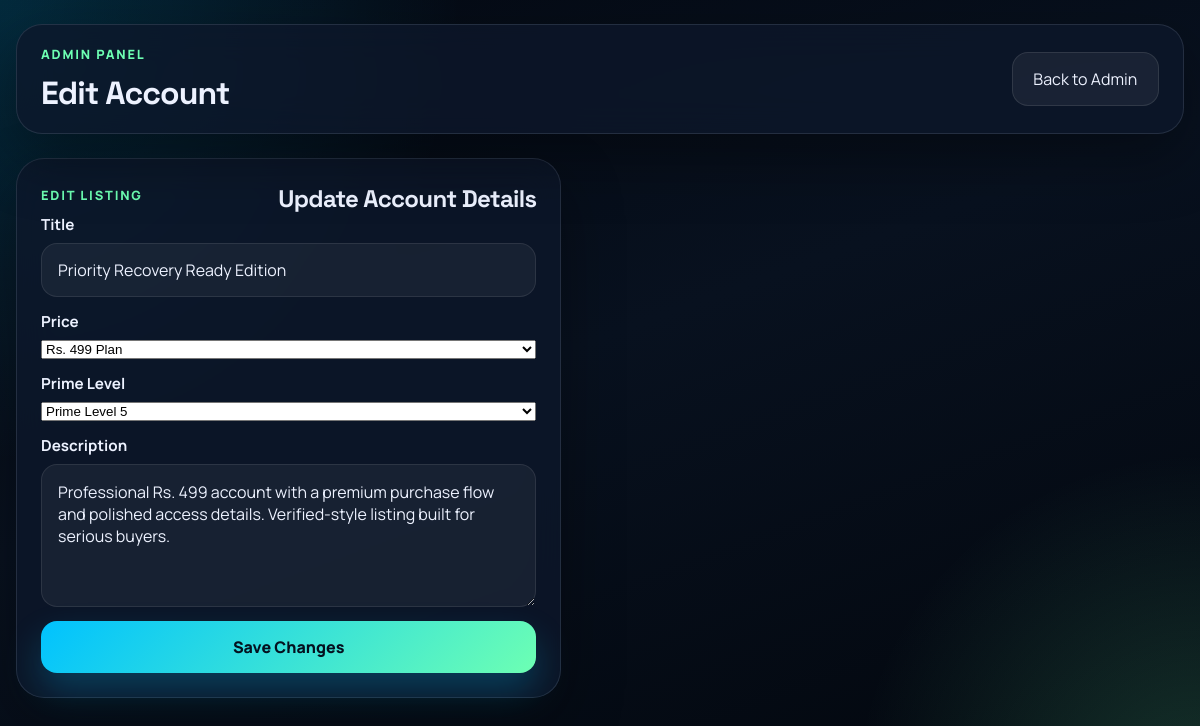
The page /edit_account/151 (signed in) on the database its author committed.
### tables this page shows
CREATE TABLE accounts (
            id INTEGER PRIMARY KEY AUTOINCREMENT,
            title TEXT,
            price TEXT,
            level TEXT,
            image TEXT,
            description TEXT
        , images TEXT, level1_price TEXT, level2_price TEXT, level3_price TEXT, features TEXT DEFAULT '', created_at TIMESTAMP, original_price REAL NOT NULL DEFAULT 0, recovery_email TEXT NOT NULL DEFAULT '', prime_level INTEGER NOT NULL DEFAULT 5);

### app.py (the view, shortened to what this page needs)
@app.route("/edit_account/<int:account_id>", methods=["GET", "POST"])
@admin_required
def edit_account(account_id):
    conn = get_db()
    cursor = conn.cursor()
    cursor.execute("SELECT * FROM accounts WHERE id = ?", (account_id,))
    account = cursor.fetchone()
    if not account:
        conn.close()
        return redirect(url_for("admin"))
    conn.close()
    return render_template("edit_account.html", account=account)

### app.py (called while the page is built)
def get_db():
    conn = sqlite3.connect(DATABASE, timeout=30)
    conn.row_factory = sqlite3.Row
    conn.execute("PRAGMA foreign_keys = ON")
    conn.execute("PRAGMA journal_mode = WAL")
    return conn

def admin_required(view):
    @wraps(view)
    def wrapped_view(*args, **kwargs):
        if not session.get("admin"):
            return redirect(url_for("admin_login"))
        return view(*args, **kwargs)
    return wrapped_view

def build_payment_upi_link(amount):
    payment_upi_id = app.config["PAYMENT_UPI_ID"]
    payment_upi_name = app.config["PAYMENT_UPI_NAME"]
    return f"upi://pay?pa={payment_upi_id}&pn={quote(payment_upi_name)}&am={int(amount)}&cu=INR"

def build_payment_qr_url(amount):
    return f"https://api.qrserver.com/v1/create-qr-code/?size=320x320&data={quote(build_payment_upi_link(amount), safe='')}"

def current_user():
    if not session.get("user_id"):
        return None
    conn = get_db()
    cursor = conn.cursor()
    cursor.execute(
        "SELECT id, name, email, is_admin FROM users WHERE id = ?",
        (session["user_id"],),
    )
    user = cursor.fetchone()
    conn.close()
    return user

@app.context_processor
def inject_globals():
    payment_upi_id = app.config["PAYMENT_UPI_ID"]
    payment_upi_name = app.config["PAYMENT_UPI_NAME"]
    payment_upi_link = build_payment_upi_link(399)
    payment_qr_url = build_payment_qr_url(399)
    asset_version = int(Path(__file__).stat().st_mtime)
    return {
        "current_user": current_user(),
        "payment_upi_id": payment_upi_id,
        "payment_upi_name": payment_upi_name,
        "payment_upi_link": payment_upi_link,
        "payment_qr_url": payment_qr_url,
        "asset_version": asset_version,
    }

### templates/edit_account.html (shortened to what this page needs)
{% extends "base.html" %}
{% block body_class %}admin-page{% endblock %}
{% block content %}
<div class="page-shell admin-shell">
    <header class="topbar glass-panel">
        <div>
            <p class="eyebrow">Admin Panel</p>
            <h1>Edit Account</h1>
        </div>
        <div class="topbar-actions">
            <a class="ghost-btn" href="{{ url_for('admin') }}">Back to Admin</a>
        </div>
    </header>
    <section class="admin-grid">
        <section class="admin-form-card glass-panel">
            <div class="section-heading">
                <p class="eyebrow">Edit Listing</p>
                <h2>Update Account Details</h2>
            </div>
            <form class="admin-form" action="{{ url_for('edit_account', account_id=account['id']) }}" method="post">
                <label>
                    <span>Title</span>
                    <input type="text" name="title" value="{{ account['title'] }}" required>
                </label>
                <label>
                    <span>Price</span>
                    <select name="price" required>
                        <option value="499" {% if account["price"]|int == 499 %}selected{% endif %}>Rs. 499 Plan</option>
                    </select>
                </label>
                <label>
                    <span>Prime Level</span>
                    <select name="prime_level" required>
                        <option value="5" {% if (account["prime_level"] or 5)|int == 5 %}selected{% endif %}>Prime Level 5</option>
                    </select>
                </label>
                <label>
                    <span>Description</span>
                    <textarea name="description" rows="5" placeholder="Describe the account inventory, level, and highlights.">{{ account["description"] }}</textarea>
                </label>
                <button type="submit" class="primary-btn">Save Changes</button>
            </form>
        </section>
    </section>
</div>
{% endblock %}

### static/app.css (style rules this page uses)
:root { --bg: #07111f; --bg-soft: #0f1c31; --panel: rgba(14, 24, 43, 0.78); --panel-strong: rgba(12, 19, 33, 0.92); --line: rgba(148, 163, 184, 0.18); --text: #edf2ff; --muted: #9cadc9; --accent: #00c2ff; --accent-2: #6dffb3; --danger: #ff5d7a; --shadow: 0 24px 60px rgba(0, 0, 0, 0.35); --radius: 24px; }
* { box-sizing: border-box; }
html { scroll-behavior: smooth; }
body { margin: 0; min-height: 100vh; background: radial-gradient(circle at top left, rgba(0, 194, 255, 0.18), transparent 32%), radial-gradient(circle at bottom right, rgba(109, 255, 179, 0.18), transparent 24%), linear-gradient(160deg, #040912 0%, #08111f 45%, #02060c 100%); color: var(--text); font-family: "Manrope", sans-serif; }
a { color: inherit; text-decoration: none; }
button, input, textarea { font: inherit; }
button { cursor: pointer; }
.glass-panel { background: var(--panel); border: 1px solid var(--line); box-shadow: var(--shadow); backdrop-filter: blur(18px); }
.eyebrow { margin: 0 0 10px; color: var(--accent-2); font-size: 0.8rem; font-weight: 800; letter-spacing: 0.14em; text-transform: uppercase; }
.primary-btn, .ghost-btn, .danger-btn, .small-btn { border: 0; border-radius: 16px; padding: 0.95rem 1.3rem; transition: transform 0.25s ease, box-shadow 0.25s ease, background 0.25s ease; }
.primary-btn { color: #04111f; font-weight: 800; background: linear-gradient(135deg, var(--accent), var(--accent-2)); box-shadow: 0 18px 36px rgba(0, 194, 255, 0.24); }
.ghost-btn { color: var(--text); background: rgba(255, 255, 255, 0.06); border: 1px solid rgba(255, 255, 255, 0.1); }
.page-shell { width: min(1240px, calc(100% - 32px)); margin: 0 auto; padding: 24px 0 48px; }
.topbar { border-radius: 26px; padding: 20px 24px; display: flex; align-items: center; justify-content: space-between; gap: 18px; position: sticky; top: 12px; z-index: 5; }
.topbar h1, .hero-banner h2, .auth-card h2, .auth-hero h1, .section-heading h2 { margin: 0; font-family: "Space Grotesk", sans-serif; letter-spacing: -0.03em; }
.topbar-search input, .auth-form input, .auth-form textarea, .admin-form input, .admin-form textarea, .payment-form input { width: 100%; border-radius: 16px; border: 1px solid rgba(255, 255, 255, 0.09); background: rgba(255, 255, 255, 0.05); color: var(--text); padding: 0.95rem 1rem; outline: none; }
.topbar-actions { display: flex; align-items: center; gap: 12px; }
.auth-header, .section-heading { display: flex; align-items: end; justify-content: space-between; gap: 16px; }
.auth-form, .admin-form { display: grid; gap: 16px; }
.auth-form label, .admin-form label { display: grid; gap: 8px; }
.auth-form span, .admin-form span, .payment-meta strong { font-size: 0.95rem; font-weight: 700; }
.admin-shell { padding-bottom: 64px; }
.admin-grid { margin-top: 24px; display: grid; grid-template-columns: 0.95fr 1.05fr; gap: 20px; }
.admin-form-card, .admin-list-card, .payments-table, .product-layout, .modal-card { border-radius: 28px; padding: 24px; }
.admin-form { display: grid; gap: 14px; }
.admin-form label { display: grid; gap: 8px; }

### rows shown on the page
accounts: title "Priority Recovery Ready Edition", price "Rs. 499 Plan", prime_level "Prime Level 5", description "Professional Rs. 499 account with a premium purchase flow and polished access details. Verified-style listing built for serious buyers."
